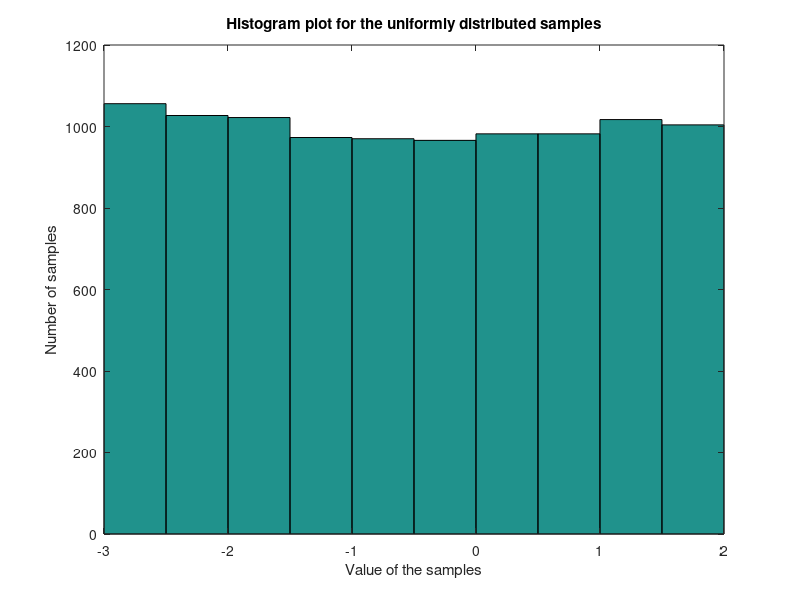

This chart was generated by the following MATLAB code: (Note: this script raises an error after producing the figure.)
%function[stats,ci]=sampling(Num_of_samples,Num_of_resamples)

count = 1;
while (count < 10000)
y(count) = unifrnd(-3,2);
count = count + 1;
end
figure(1);
grid on;
hist(y);
stats = [mean(y) std(y) var(y)]
title('Histogram plot for the uniformly distributed samples');
xlabel('Value of the samples');
ylabel('Number of samples');
Means = bootstrp(1000,@mean,y);
CI_mean = sort(Means);
SD=bootstrp(1000,@std,y);
CI_SD=sort(SD);
disp(['The bootstrap confidence interval for sample mean is: [',...
    num2str(CI_mean(ceil(n*0.025))),',',num2str(CI_mean(floor(n*0.975))),']']);
disp(['The bootstrap confidence interval ',...
    'for sample standard deviation is: [',...
    num2str(CI_SD(ceil(n*0.025))),',',num2str(CI_SD(floor(n*0.975))),']']);




%return 
